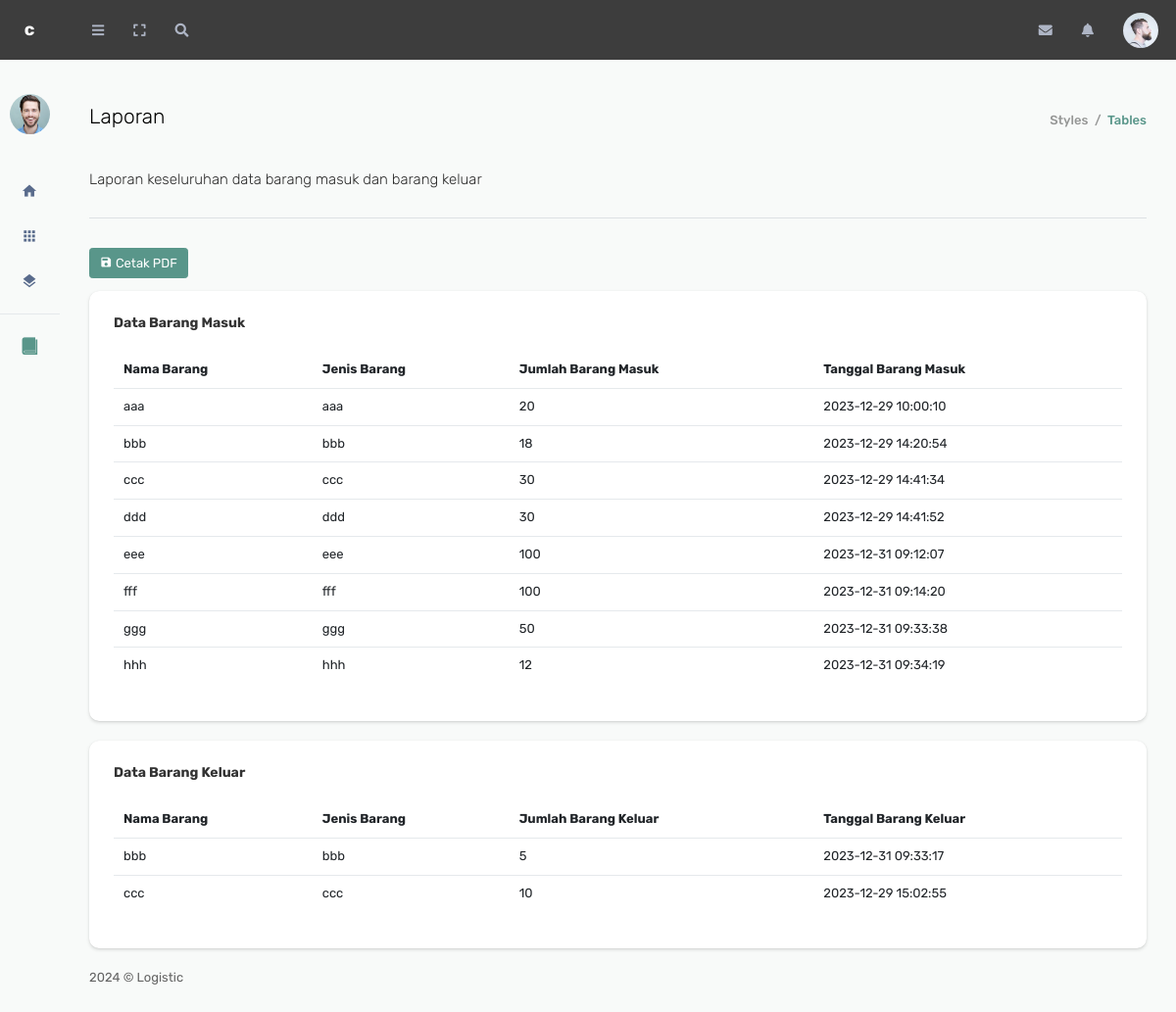
The app's page /laporan.php with its own data.
### tables this page shows
CREATE TABLE `barang_masuk` (
  `id_barang` int(11) NOT NULL,
  `nama_barang` varchar(100) NOT NULL,
  `jenis_barang` varchar(50) NOT NULL,
  `jumlah_barang` int(11) NOT NULL,
  `tanggal_masuk` timestamp NOT NULL DEFAULT current_timestamp()
);

CREATE TABLE `barang_keluar` (
  `id_barang_keluar` int(11) NOT NULL,
  `id_barang_masuk` int(11) NOT NULL,
  `jumlah_barang` int(11) NOT NULL,
  `tanggal_keluar` timestamp NOT NULL DEFAULT current_timestamp()
);

### laporan.php (the view, shortened to what this page needs)
<?php
include('config/connection.php');
$sql_barang_masuk = "SELECT * FROM barang_masuk";
$result_barang_masuk = $conn->query($sql_barang_masuk);
$sql = "SELECT barang_keluar.id_barang_keluar, barang_masuk.nama_barang, barang_masuk.jenis_barang, barang_keluar.jumlah_barang, barang_keluar.tanggal_keluar
        FROM barang_keluar
        INNER JOIN barang_masuk ON barang_keluar.id_barang_masuk = barang_masuk.id_barang
        ORDER BY barang_keluar.tanggal_keluar DESC";
$result = $conn->query($sql);
?>
<!DOCTYPE html>
<html lang="en">
    <head>
        <link href="assets/plugins/bootstrap/css/bootstrap.min.css" rel="stylesheet">
        <link href="assets/plugins/font-awesome/css/all.min.css" rel="stylesheet">
        <link href="assets/plugins/icomoon/style.css" rel="stylesheet">
        <link href="assets/plugins/switchery/switchery.min.css" rel="stylesheet">
        <link href="assets/css/concept.min.css" rel="stylesheet">
        <link href="assets/css/admin2.css" rel="stylesheet">
        <link href="assets/css/custom.css" rel="stylesheet">
    </head>
    <body>
        <div class="page-container">
            <div class="page-content">
                <div class="secondary-sidebar">
                    <div class="secondary-sidebar-bar">
                    </div>
                    <div class="secondary-sidebar-profile">
                        <a href="app-profile.html">
                            <img src="assets/images/avatars/avatar2.png">
                        </a>
                    </div>
                    <div class="secondary-sidebar-menu">
                        <ul class="accordion-menu">
                            <li>
                                <a href=" <?php echo ($_SESSION['role'] == 'admin') ? 'admin_dashboard.php' : 'karyawan_dashboard.php'; ?>">
                                    <i class="menu-icon icon-home4"></i><span>Dashboard</span>
                                </a>
                            </li>
                            <li>
                                <a href="list_barang_masuk.php">
                                    <i class="menu-icon icon-apps"></i><span>Data Barang Masuk</span>
                                </a>
                            </li>
                            <li>
                                <a href="list_barang_keluar.php">
                                    <i class="menu-icon icon-layers"></i><span>Data Barang Keluar</span>
                                </a>
                            </li>
                            <li class="menu-divider"></li>
                            <li class="active-page">
                                <a href="#">
                                    <i class="menu-icon icon-book"></i><span>Laporan</span>
                                </a>
                            </li>
                        </ul>
                    </div>
                </div>
                <div class="page-header">
                    <nav class="navbar navbar-default navbar-expand-md">
                        <div class="container-fluid">
                            <div class="collapse navbar-collapse justify-content-between" id="bs-example-navbar-collapse-1">
                                <ul class="nav navbar-nav mr-auto">
                                    <li class="collapsed-sidebar-toggle-inv"><a href="javascript:void(0)" id="collapsed-sidebar-toggle-button"><i class="fas fa-bars"></i></a></li>
                                    <li><a href="javascript:void(0)" id="toggle-fullscreen"><i class="fas fa-expand"></i></a></li>
                                    <li><a href="javascript:void(0)" id="search-button"><i class="fas fa-search"></i></a></li>
                                </ul>
                            </div>
                                <ul class="nav navbar-nav">
                                    <li class="nav-item d-md-block"><a href="javascript:void(0)" class="right-sidebar-toggle" data-sidebar-id="main-right-sidebar"><i class="fas fa-envelope"></i></a></li>
                                    <li class="dropdown nav-item d-md-block">
                                        <a href="javascript:void(0)" class="dropdown-toggle" data-toggle="dropdown" role="button" aria-haspopup="true" aria-expanded="false"><i class="fas fa-bell"></i></a>
                                    </li>
                                    <li class="dropdown nav-item d-md-block">
                                        <a href="#" class="nav-link dropdown-toggle" id="navbarDropdown" data-toggle="dropdown" role="button" aria-haspopup="true" aria-expanded="false"><img src="assets/images/avatars/avatar1.png" alt="" class="rounded-circle"></a>
                                    </li>
                                </ul>
                        </div>
                    </nav>
                </div>
                <div class="page-inner no-page-title">
                    <div id="main-wrapper">
                        <div class="content-header">
                            <nav aria-label="breadcrumb">
                                <ol class="breadcrumb breadcrumb-style-1">
                                    <li class="breadcrumb-item"><a href="#">Styles</a></li>
                                    <li class="breadcrumb-item active" aria-current="page">Tables</li>
                                </ol>
                            </nav>
                            <h1 class="page-title">Laporan</h1>
                        </div>
                        <h5 class="page-desc">Laporan keseluruhan data barang masuk dan barang keluar</h5>
                        <div class="divider"></div>
                        <div class="row">
                            <div class="col-xl">
                                <a href="laporan_pdf.php"><button class="btn btn-primary mb-3"><i class="menu-icon icon-save"></i> Cetak PDF</button></a>
                                <div class="card">
                                    <div class="card-body">
                                        <h4 class="card-title">Data Barang Masuk</h4>
                                        <div class="table-responsive">
                                            <table class="table">
                                                <thead>
                                                    <tr>
                                                        <th scope="col">Nama Barang</th>
                                                        <th scope="col">Jenis Barang</th>
                                                        <th scope="col">Jumlah Barang Masuk</th>
                                                        <th scope="col">Tanggal Barang Masuk</th>
                                                    </tr>
                                                </thead>
                                                <tbody>
                                                    <?php
                                                    if ($result_barang_masuk->num_rows > 0) {
                                                        while ($row = $result_barang_masuk->fetch_assoc()) {
                                                            echo "<tr>";
                                                            echo "<td>".$row['nama_barang']."</td>";
                                                            echo "<td>".$row['jenis_barang']."</td>";
                                                            echo "<td>".$row['jumlah_barang']."</td>";
                                                            echo "<td>".$row['tanggal_masuk']."</td>";
                                                            echo "</tr>";
                                                        }
                                                    } else {
                                                        echo "<tr><td colspan='4'>Tidak ada data barang masuk.</td></tr>";
                                                    }
                                                    ?>
                                                </tbody>
                                            </table>
                                        </div>
                                    </div>
                                </div>
                                <div class="card">
                                    <div class="card-body">
                                        <h4 class="card-title">Data Barang Keluar</h4>
                                        <div class="table-responsive">
                                            <table class="table">
                                                <thead>
                                                    <tr>
                                                        <th scope="col">Nama Barang</th>
                                                        <th scope="col">Jenis Barang</th>
                                                        <th scope="col">Jumlah Barang Keluar</th>
                                                        <th scope="col">Tanggal Barang Keluar</th>
                                                    </tr>
                                                </thead>
                                                <tbody>
                                                <?php
                                                        if ($result->num_rows > 0) {
                                                            while ($row = $result->fetch_assoc()) {
                                                                echo "<tr>";
                                                                echo "<td>".$row['nama_barang']."</td>";
                                                                echo "<td>".$row['jenis_barang']."</td>";
                                                                echo "<td>".$row['jumlah_barang']."</td>";
                                                                echo "<td>".$row['tanggal_keluar']."</td>";
                                                                echo "</tr>";
                                                            }
                                                        } else {
                                                            echo "<tr><td colspan='6'>Tidak ada data barang keluar.</td></tr>";
                                                        }
                                                        ?>
                                                </tbody>
                                            </table>
                                        </div>
                                    </div>
                                </div>
                            </div>
                        </div>
                    </div>
                <div class="page-footer">
                    <p>2024 &copy; Logistic</p>
                </div>
                </div>
            </div>
        </div>
    </body>
</html>

### assets/css/admin2.css (style rules this page uses)
html, body { background: #fff; }
a, a:hover { color: #59968A; }
.secondary-sidebar { border-right: none; background: none; }
.secondary-sidebar-bar { border-bottom: 0; background: #3D3D3D; }
.secondary-sidebar .accordion-menu { margin-top: 20px; }
.secondary-sidebar-menu ul li a { padding: 11px 12px 11px 30px; }
.secondary-sidebar-menu ul li.menu-divider { margin: 10px 0 10px 20px; }
.secondary-sidebar-profile { display: block; overflow: hidden; }
.secondary-sidebar-profile > a { display: block; width: 100%; overflow: hidden; padding: 35px 12px 15px 18px; color: #646464; -webkit-transition: all .2s ease-in-out; -moz-transition: all .2s ease-in-out; -o-transition: all .2s ease-in-out; transition: all .2s ease-in-out; }
.secondary-sidebar-profile > a img { width: 50px; height: 50px; border-radius: 50px; float: left; }
.collapsed-sidebar .secondary-sidebar-profile > a { padding: 35px 10px 15px 10px; }
.collapsed-sidebar .secondary-sidebar-profile > a img { width: 41px; height: 41px; }
.collapsed-sidebar .secondary-sidebar-menu ul li.menu-divider { width: 61px; margin-left: 0; margin-right: 0; }
.secondary-sidebar-menu ul li.active-page>a, .secondary-sidebar-menu ul li.active-page>a i, .secondary-sidebar-menu ul li.active-page>a:hover, .secondary-sidebar-menu ul li.active-page>a:hover i, .secondary-sidebar-menu ul li.open>a, .secondary-sidebar-menu ul li.open>a i, .secondary-sidebar-menu ul li.open>a:hover, .secondary-sidebar-menu ul li.open>a:hover i { color: #59968A!important; }
.page-header { background: #3D3D3D; }
.page-header .navbar { border-bottom: 0; padding: 0 3px!important; }
.page-inner { padding-top: 45px; padding-left: 30px; }
.page-content { background: #F8FAF9; margin-left: 0; width: 100%; }
.content-header { padding-bottom: 35px; }
.content-header .breadcrumb { float: right; margin-bottom: 0; line-height: 33px; margin-left: 25px; }
.breadcrumb > .active { color: #59968A; }
.page-header .navbar-nav > li > a:link { color: #AEB5C5!important; -webkit-transition: all .2s ease-in-out; -moz-transition: all .2s ease-in-out; -o-transition: all .2s ease-in-out; transition: all .2s ease-in-out; }
.page-header .navbar-nav > li:last-child > a { padding-right: 0!important; }
.card { border: none; -webkit-box-shadow: 0 1.6px 3.6px 0 rgba(0,0,0,0.132), 0 0.3px 0.9px 0 rgba(0,0,0,0.108); box-shadow: 0 1.6px 3.6px 0 rgba(0,0,0,0.132), 0 0.3px 0.9px 0 rgba(0,0,0,0.108); border-radius: 10px; }
.card-body { padding: 25px!important; }
.btn-primary { border-color: #59968A!important; background-color: #59968A!important; -webkit-transition: all .2s ease-in-out; -moz-transition: all .2s ease-in-out; -o-transition: all .2s ease-in-out; transition: all .2s ease-in-out; }

### records on screen
barang_masuk: nama_barang "aaa", jenis_barang "aaa", jumlah_barang "20", tanggal_masuk "2023-12-29 10:00:10"
barang_masuk: nama_barang "bbb", jenis_barang "bbb", jumlah_barang "18", tanggal_masuk "2023-12-29 14:20:54"
barang_masuk: nama_barang "ccc", jenis_barang "ccc", jumlah_barang "30", tanggal_masuk "2023-12-29 14:41:34"
barang_masuk: nama_barang "ddd", jenis_barang "ddd", jumlah_barang "30", tanggal_masuk "2023-12-29 14:41:52"
barang_masuk: nama_barang "eee", jenis_barang "eee", jumlah_barang "100", tanggal_masuk "2023-12-31 09:12:07"
barang_masuk: nama_barang "fff", jenis_barang "fff", jumlah_barang "100", tanggal_masuk "2023-12-31 09:14:20"
barang_masuk: nama_barang "ggg", jenis_barang "ggg", jumlah_barang "50", tanggal_masuk "2023-12-31 09:33:38"
barang_masuk: nama_barang "hhh", jenis_barang "hhh", jumlah_barang "12", tanggal_masuk "2023-12-31 09:34:19"
barang_keluar: id_barang_masuk.nama_barang "bbb", id_barang_masuk.jenis_barang "bbb", jumlah_barang "5", tanggal_keluar "2023-12-31 09:33:17"
barang_keluar: id_barang_masuk.nama_barang "ccc", id_barang_masuk.jenis_barang "ccc", jumlah_barang "10", tanggal_keluar "2023-12-29 15:02:55"
